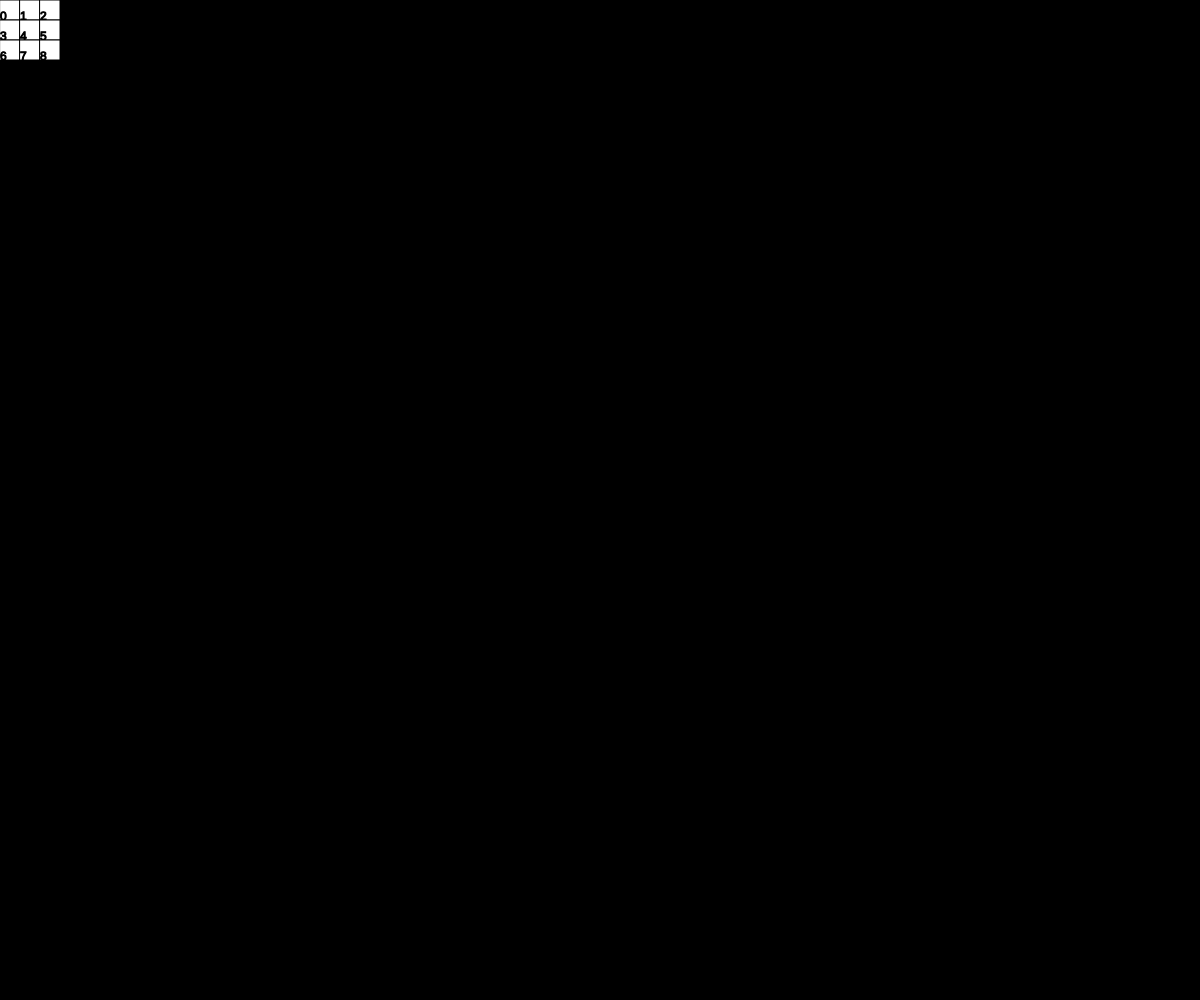
Frame 1 (no input)
Frame 60 (no input): identical to frame 1, image omitted
Frame 120 (the mouse pressed at the canvas centre since frame 60): identical to frame 1, image omitted

The p5.js sketch that drew this single still picture (run headless with seeded random() and noise() and a simulated clock; from frame 60 on, the mouse is pressed at the canvas centre):

// p5.js sketch
// ── sketch.js
let gameOfLife
const defaultGameState = {
	cells: [],
	cellSize: 20,
	framesCounted: 0,
	gridSize: 3,
	lifeSpeed: 3000
}

function GameOfLife(state = defaultGameState) {
	this.state = state

	const setState = (newState) => {
		this.state = {
			...this.state,
			...newState
		}
	}

	const createGrid = () => {
		const position = { x: 0, y: 0 }
		const gridPosition = { x: 1, y: 1 }
		let cellIndex = 0
		let {
			gridSize,
			cellSize,
			cells
		} = this.state
	
		while(gridPosition.y <= gridSize) {
			const newCell = new Cell(cellIndex, cellSize, { ...position }, { ...gridPosition })

			cells.push(newCell)
	
			if(gridPosition.x < gridSize) {
				position.x += cellSize
				gridPosition.x ++
			} else {
				position.y += cellSize
				position.x = 0
				gridPosition.y ++
				gridPosition.x = 1
			}
	
			cellIndex ++
		}
	}

	const startLife = (numOfFirstArivals) => {
		const randomCellIndexs = []
		for (let index = 0; index < numOfFirstArivals; index++) {
			let randomIndex = Number( random(0, this.state.cells.length).toFixed(0) )
			randomCellIndexs.push(randomIndex)
		}

		this.state.cells = this.state.cells.map((cell, index) => {
			if(randomCellIndexs.includes(index)) {
				cell.hasLife = true
			}
			return cell
		})
	}
	
	const drawCells = () => {
		background("black")
		for (let index = 0; index < this.state.cells.length; index++) {
			this.state.cells[index].draw()
		}
	}

	const identifyLivingNeighbors = () => {
		this.state.cells.forEach(cell => {
			cell.countLivingNeighbors(this.state)
		})
	}

	this.lifeHappens = () => {
		console.log('hit')
		//THE RULES
		// Any cell with less than two neighbors dies
		// Any live cell with more than three live neighbours dies 
		// Any live cell with two or three live neighbours lives, unchanged, to the next generation
		// Any dead cell with exactly three live neighbours will come to life
		
		identifyLivingNeighbors()

		setState({
			cells: this.state.cells.map(cell => {

				if(cell.hasLife) {
					if(cell.numOfAliveNeighbors < 2 || cell.numOfAliveNeighbors > 3) {
						cell.hasLife = false
					} else if (cell.age > 0.1) {
						cell.age -= 0.1
						cell.age = cell.age.toFixed(1)
					}
				} else {
					if(cell.numOfAliveNeighbors === 3) {
						cell.hasLife = true
						cell.age = 1
					}
				}
	
				return cell
			})
		})

		drawCells()
	}

	this.handleMouseControls = () => {
		setState({
			cells: this.state.cells.map((cell, index) => {
				if(cell.isMouseOverCell() && mouseIsPressed) {
					this.test(index)
					cell.hasLife = true
				}
				
				return cell
			})
		})
	}

	this.test = (testIndex) => {
		
		const cell = this.state.cells[testIndex]
		cell.hasLife = true
		cell.draw()

		identifyLivingNeighbors(this.state)
	
		cell.arrayOfNeightbors.forEach((cell) => {
			if(cell) {
				cell.draw(true)
			}
		})
	}

	createGrid()
	// startLife(1)
	drawCells()
	setInterval(this.lifeHappens, this.state.lifeSpeed)
}

function Cell(index, size, position, gridPosition) {
	this.index = index
	this.position = position
	this.gridPosition = gridPosition
	this.size = size
	this.hasLife = false
	this.age = 1

	this.draw = (test) => {
		stroke("black")
	
		if(this.hasLife) {
			fill(`rgba(0,255,0, ${this.age})`)
		} else {
			fill("white")
		}
	
		if(test) {
			stroke('red')
		}
	
		square(this.position.x, this.position.y, this.size)
	
		
		fill('black')
		text(this.index, this.position.x, this.position.y + this.size)
	}

	this.countLivingNeighbors = ({ cells, gridSize }) => {

		const onTopOfGrid = this.gridPosition.y === 1
		const onBottomOfGrid = this.gridPosition.y === gridSize
		const onLeftOfGrid = this.gridPosition.x === 1
		const onRightOfGrid = this.gridPosition.x === gridSize
	
		const right = !onRightOfGrid ? this.index + 1 : undefined
		const left = !onLeftOfGrid ? this.index - 1 : undefined
	
		const topMiddle = !onTopOfGrid ? this.index - gridSize : undefined
		const topRight = !onTopOfGrid && !onRightOfGrid ? (this.index - gridSize) + 1 : undefined
		const topLeft = !onTopOfGrid && !onLeftOfGrid ? (this.index - gridSize) - 1 : undefined
	
		const bottomMiddle = !onBottomOfGrid ? (this.index + gridSize) : undefined
		const bottomRight = !onBottomOfGrid && !onRightOfGrid ? (this.index + gridSize) + 1 : undefined
		const bottomLeft = !onBottomOfGrid && !onLeftOfGrid ? (this.index + gridSize) - 1 : undefined
	
		const neighborIndexs = [ 
			left,
			right,
			topMiddle,
			topRight,
			topLeft,
			bottomMiddle,
			bottomLeft,
			bottomRight
		]
	
		let numOfAliveNeighbors = 0
		
		// console.log('\n -------- \n')
		// console.log(this.index, this.hasLife)
		const arrayOfNeightbors = neighborIndexs.map(neighborsIndex => {
			const cell = cells[neighborsIndex]
			// console.log(cell)
			if(cell && cell.hasLife) {
				numOfAliveNeighbors++
			}
			
			return cell
		})
		
		// console.log(numOfAliveNeighbors, arrayOfNeightbors)
		// console.log('\n -------- \n')

		this.numOfAliveNeighbors = numOfAliveNeighbors
		this.arrayOfNeightbors = arrayOfNeightbors
	}

	this.isMouseOverCell = () => {
		let {
			position: {
				x: cellX,
				y: cellY
			},
			size
		} = this
	
		const inXRange = mouseX > cellX && mouseX < (cellX + size)
		const inYRange = mouseY > cellY && mouseY < (cellY + size)
	
		if(inXRange && inYRange) {
			return true
		}
	
		return false
	}
}

function setup () {

	createCanvas( windowWidth, windowHeight )
	noStroke()

	gameOfLife = new GameOfLife()
}

function draw () {
	gameOfLife.handleMouseControls()
}

function keyPressed() {
	if(key == 'd') {
		console.log("piiinnkkk")
	}
}
